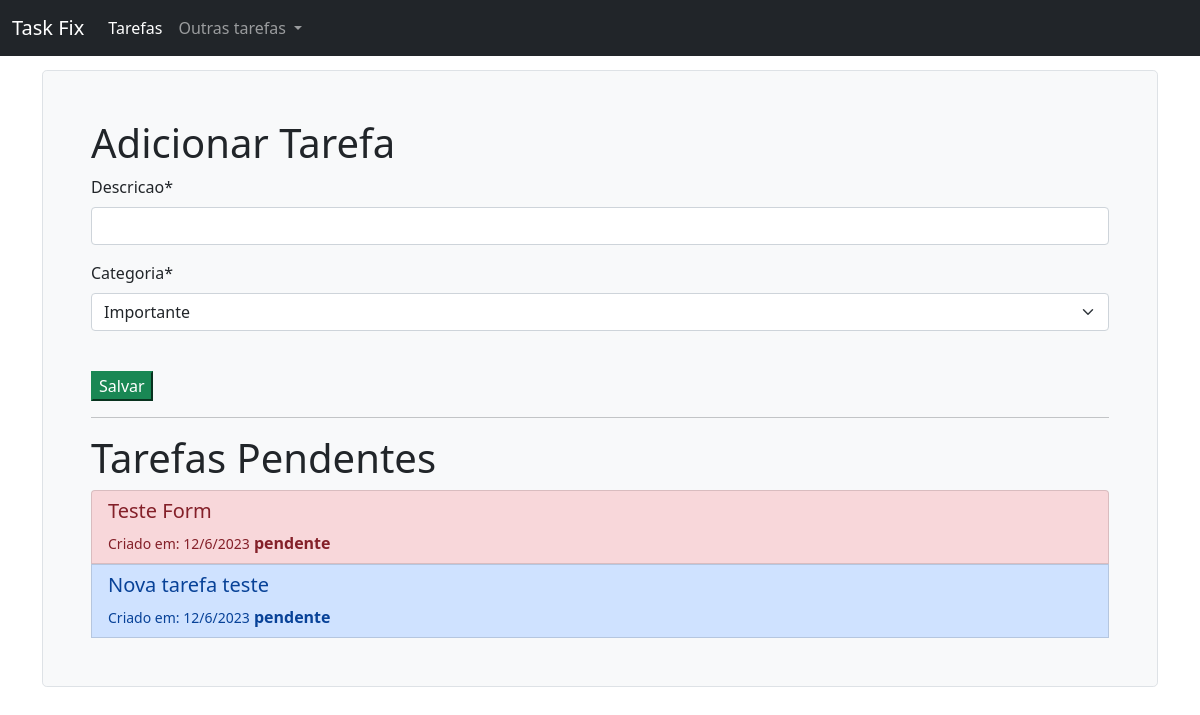
The page /tarefas/ on the database as committed earlier.
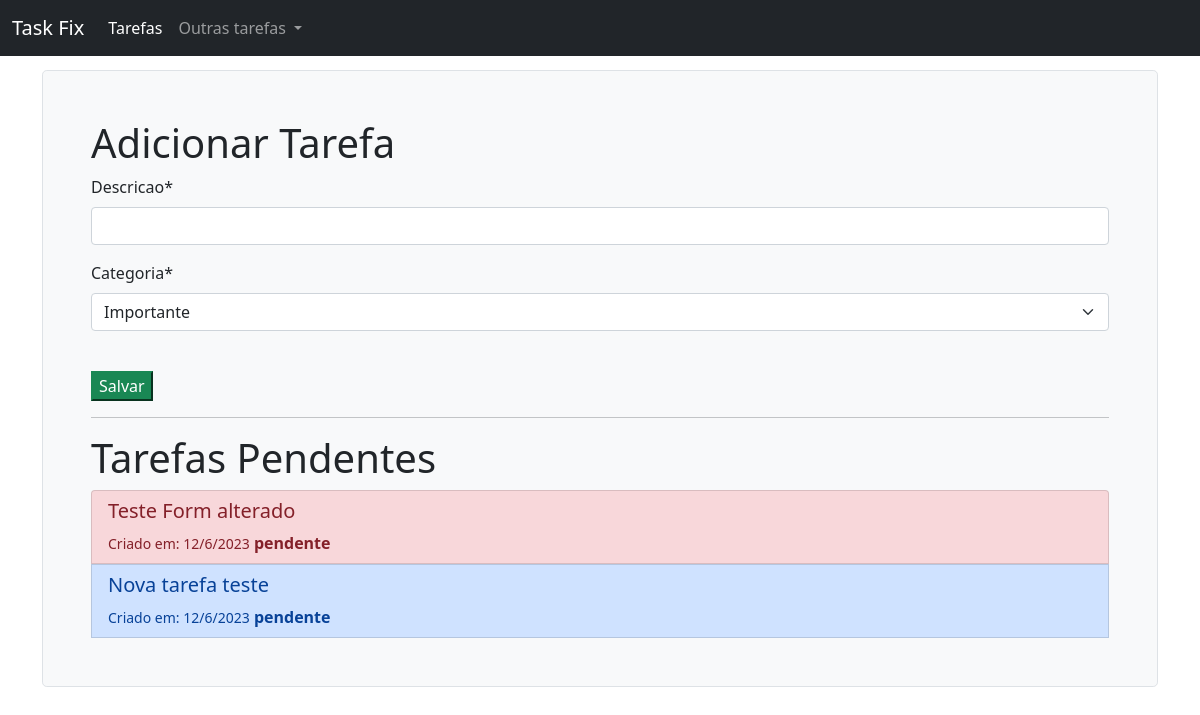
The same page on the database as committed later.
### tarefas/models.py (models this page shows, shortened)
class Tarefa(models.Model):
    OPCOES_STATUS = (
        ('concluído', 'Concluído'),
        ('pendente', 'Pendente'),
        ('adiado', 'Adiado'),
    )
    OPCOES_CATEGORIAS = (
        ('urgente', 'Urgente'),
        ('importante', 'Importante'),
        ('precisa ser feito', 'Precisa ser feito'),
    )
    descricao = models.CharField(max_length=400)
    criacao = models.DateTimeField(auto_now_add=True)
    categoria = models.CharField(max_length=25, choices=OPCOES_CATEGORIAS, default='importante')
    status = models.CharField(max_length=25, choices=OPCOES_STATUS, default='pendente')

### tarefas/views.py (the view)
# urls.py: path('', views.tarefas_pendentes_list, name='tarefas_pendentes_list'),
def tarefas_pendentes_list(request):
    tarefas_pendentes = Tarefa.objects.filter(status='pendente')
    if request.method == 'POST':
        form = AdicionarTarefa(data=request.POST)
        if form.is_valid():
            form.save()
            return redirect('tarefas_pendentes_list')
    else:
        form = AdicionarTarefa()
    return render(request, 'tarefas/tarefas_pendentes.html', {'tarefas_pendentes': tarefas_pendentes, 'form': form})

### tarefas/forms.py
class AdicionarTarefa(forms.ModelForm):
    class Meta:
        model = Tarefa
        fields = ('descricao', 'categoria')

### tarefas/templates/tarefas/tarefas_pendentes.html (shortened to what this page needs)
{% extends 'base.html' %}
{% load crispy_forms_tags %}
{% block content %}
<div class="h-100 p-5 bg-light border rounded-3">
    <h1>Adicionar Tarefa</h1>
    <form method="post">
        {{ form|crispy }}
        <br>
        <input class="btn-success" type="submit" value="Salvar">
    </form>
<hr>
    <h1>Tarefas Pendentes</h1>
    <div class="list-group">
        {% for tarefa in tarefas_pendentes %}
        {% if tarefa.categoria  == 'urgente' %}
            <button type="button" class="list-group-item list-group-item-danger list-group-item-action " data-bs-toggle="modal" data-bs-target="#modal{{ tarefa.id }}">
        {% elif tarefa.categoria == 'importante'  %}
            <button type="button" class="list-group-item list-group-item-warning list-group-item-action " data-bs-toggle="modal" data-bs-target="#modal{{ tarefa.id }}">
        {% else %}
         <button type="button" class="list-group-item list-group-item-primary list-group-item-action " data-bs-toggle="modal" data-bs-target="#modal{{ tarefa.id }}">
        {% endif %}
                <h5>{{ tarefa.descricao }}</h5>
                <small>Criado em: {{ tarefa.criacao.day }}/{{ tarefa.criacao.month }}/{{ tarefa.criacao.year }}</small>
                <b> {{tarefa.status}} </b>
            </button>
        {% endfor %}
    </div>
</div>
{% endblock %}

Rows that differ between the two databases and show on the page:
changed Tarefa: descricao "Teste Form" → "Teste Form alterado"
